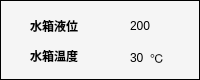
  <widget class="QFrame" name="frame_6">
   <property name="geometry">
    <rect>
     <x>1401</x>
     <y>610</y>
     <width>200</width>
     <height>80</height>
    </rect>
   </property>
   <property name="sizePolicy">
    <sizepolicy hsizetype="Fixed" vsizetype="Preferred">
     <horstretch>0</horstretch>
     <verstretch>0</verstretch>
    </sizepolicy>
   </property>
   <property name="minimumSize">
    <size>
     <width>200</width>
     <height>80</height>
    </size>
   </property>
   <property name="styleSheet">
    <string notr="true">background-color: rgb(245, 245, 245);</string>
   </property>
   <property name="frameShape">
    <enum>QFrame::Box</enum>
   </property>
   <property name="frameShadow">
    <enum>QFrame::Plain</enum>
   </property>
   <widget class="QLabel" name="label_21">
    <property name="geometry">
     <rect>
      <x>30</x>
      <y>20</y>
      <width>54</width>
      <height>12</height>
     </rect>
    </property>
    <property name="font">
     <font>
      <weight>75</weight>
      <bold>true</bold>
     </font>
    </property>
    <property name="text">
     <string>水箱液位</string>
    </property>
   </widget>
   <widget class="QLabel" name="label_24">
    <property name="geometry">
     <rect>
      <x>30</x>
      <y>50</y>
      <width>54</width>
      <height>12</height>
     </rect>
    </property>
    <property name="font">
     <font>
      <weight>75</weight>
      <bold>true</bold>
     </font>
    </property>
    <property name="text">
     <string>水箱温度</string>
    </property>
   </widget>
   <widget class="QLabel" name="waterLeverValueLabel">
    <property name="geometry">
     <rect>
      <x>130</x>
      <y>20</y>
      <width>54</width>
      <height>12</height>
     </rect>
    </property>
    <property name="text">
     <string>200</string>
    </property>
   </widget>
   <widget class="QLabel" name="waterTemptureLabel">
    <property name="geometry">
     <rect>
      <x>130</x>
      <y>50</y>
      <width>16</width>
      <height>16</height>
     </rect>
    </property>
    <property name="text">
     <string>30</string>
    </property>
   </widget>
   <widget class="QLabel" name="label_30">
    <property name="geometry">
     <rect>
      <x>150</x>
      <y>50</y>
      <width>16</width>
      <height>16</height>
     </rect>
    </property>
    <property name="text">
     <string>℃</string>
    </property>
   </widget>
  </widget>
